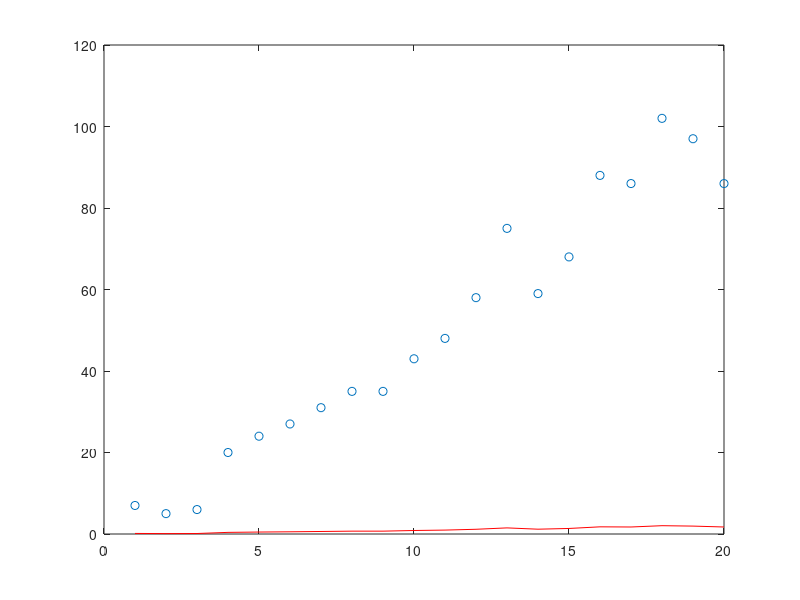
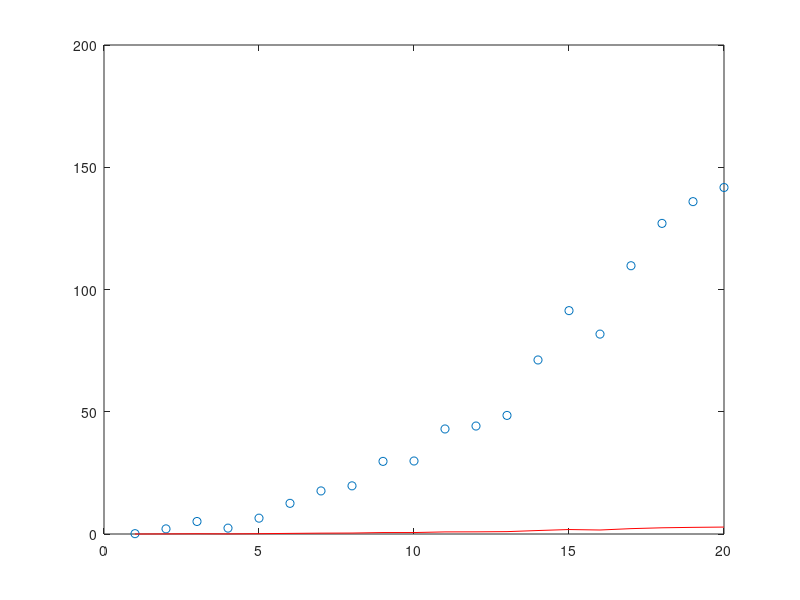
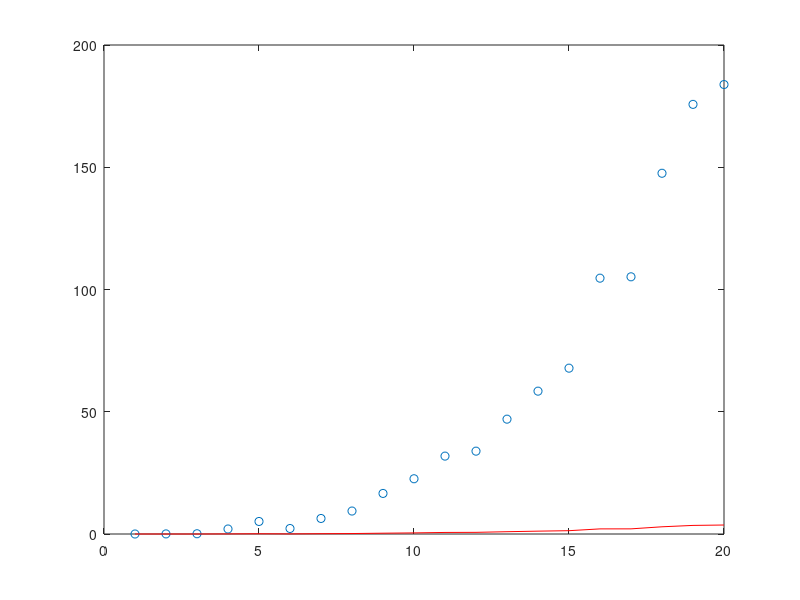

Write MATLAB code to recreate these figures, in order.
clear all;
close all
clc
nb = 20;
n = 1000;
x = rand(n,1);
bin=zeros(nb,1);
for num=1:3
    for i=1:n
        H(i) = x(i)^(1/(num+1));
        j=int32(nb*H(i)+.5);
        bin(j)=bin(j)+1;
    end
    j=1:nb;
    i=1:n;
    figure(num);
    plot(j,bin(j),'o')
    hold on;
    for k=1:nb
        bin(k)=bin(k)/(0.05*n);
    end
plot(j,bin(j),'r');
hold off;
end


